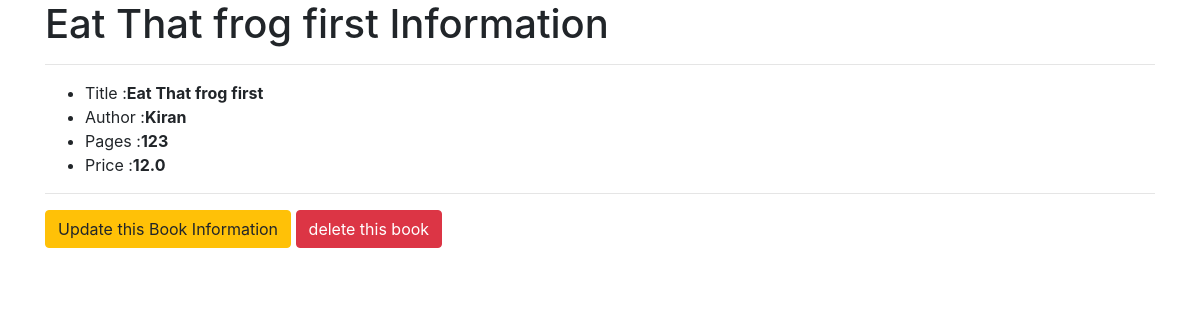
/detail/17, run on the app's committed database.
### testapp/models.py (models this page shows, shortened)
class Book(models.Model):
    title = models.CharField(max_length=300)
    author = models.CharField(max_length=30)
    pages = models.IntegerField()
    price = models.FloatField()

### testapp/views.py (the view)
# urls.py: path('detail/<int:pk>', views.BookDetailView.as_view(),name='detail'),
class BookDetailView(DetailView):
    model = Book

### templates/testapp/book_detail.html (shortened to what this page needs)
<!DOCTYPE html>
<html lang="en" dir="ltr">
  <head>
    <link rel="stylesheet" href="https://cdn.jsdelivr.net/npm/bootstrap@4.6.2/dist/css/bootstrap.min.css">
  </head>
  <body>
      <div class="container">
        <h1>{{book.title}} Information</h1> <hr>
           <ul>
             <li>Title :<strong>{{book.title}}</strong> </li>
             <li>Author :<strong>{{book.author}}</strong> </li>
             <li>Pages :<strong>{{book.pages}}</strong> </li>
             <li>Price :<strong>{{book.price}}</strong> </li>
           </ul> <hr>
<a class="btn btn-warning" href="/update/{{book.id}}">Update this Book Information</a>
<a class="btn btn-danger" href="/delete/{{book.id}}">delete this book</a>
       </div>
     </body>
     </html>

### data on the page
Book: title "Eat That frog first", author "Kiran", pages "123", price "12.0"
